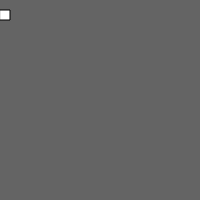
Frame 1 (no input)
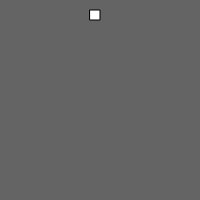
Frame 60 (no input)
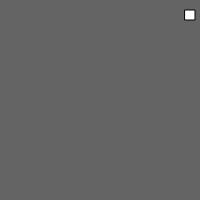
Frame 120 (the mouse pressed at the canvas centre since frame 60)

The p5.js sketch that drew these frames (run headless with seeded random() and noise() and a simulated clock; from frame 60 on, the mouse is pressed at the canvas centre):

// p5.js sketch
// ── sketch.js
var x = 0 ;

function setup() {
  // put setup code here
  createCanvas(200,200) ;
}

function draw() {
  // put drawing code here
  background(100) ;
  rect(x,10,10,10) ;
  x+=5 ;
  if (x > 200) {
    x = 0 ;
  }
}
